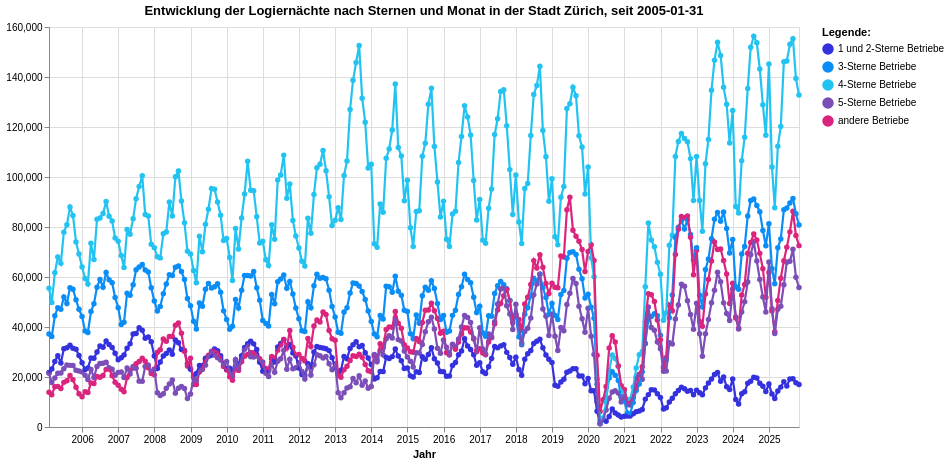

Notebook cell for this chart:
### Markdown cell above
#### Entwicklung der Logiernächte nach Sternen

### Code cell
grafik1 = mypy_dv.plot_altair_multiline_highlight(
    data = data2betested.reset_index().query('Sterne !="Total" and Kennzahl == "Logiernächte"')
    ,x = 'Jahr_Monat_str:T'
    ,y = 'Anzahl:Q'
    ,x_beschriftung = 'Jahr'
    , y_beschriftung = ''
    ,category = "Sterne:N"
    ,category_beschriftung= 'Legende:'
    ,x_sort = None
    ,palette_scheme = None # 'turbo','viridis','category20b','category20c', 'tableau20', 'sinebow', 'rainbow, 'dark2', 'inferno',
    ,custom_palette = zuericolors_qual12
    ,line_width = 1.1 
    ,warning_status = "ignore" #always or ignore
    ,myTitle="Entwicklung der Logiernächte nach Sternen und Monat in der Stadt Zürich, seit "+data_min_date
)
grafik1

### Figure 1 — Vega-Lite specification as saved in the notebook (floating-point values rounded to 4 significant figures; data arrays with more than 128 entries replaced by an {"elided": "..."} marker saying what was removed)
{"config": {"view": {"continuousWidth": 300, "continuousHeight": 300}}, "layer": [{"mark": {"type": "circle"}, "encoding": {"color": {"field": "Sterne", "legend": {"orient": "right", "title": "Legende:"}, "scale": {"range": ["#3431DE", "#0A8DF6", "#23C3F1", "#7B4FB7", "#DB247D", "#FB737E", "#007C78", "#1F9E31", "#99C32E", "#9A5B01", "#FF720C", "#FBB900"]}, "type": "nominal"}, "opacity": {"value": 1.3}, "tooltip": [{"field": "Jahr_Monat_str", "type": "temporal"}, {"field": "Sterne", "type": "nominal"}, {"field": "Anzahl", "type": "quantitative"}], "x": {"axis": {"title": "Jahr"}, "field": "Jahr_Monat_str", "type": "temporal"}, "y": {"axis": {"title": ""}, "field": "Anzahl", "type": "quantitative"}}, "name": "view_9", "title": "Entwicklung der Logiernächte nach Sternen und Monat in der Stadt Zürich, seit 2005-01-31"}, {"mark": {"type": "line"}, "encoding": {"color": {"field": "Sterne", "legend": {"orient": "right", "title": "Legende:"}, "scale": {"range": ["#3431DE", "#0A8DF6", "#23C3F1", "#7B4FB7", "#DB247D", "#FB737E", "#007C78", "#1F9E31", "#99C32E", "#9A5B01", "#FF720C", "#FBB900"]}, "type": "nominal"}, "strokeWidth": {"condition": {"test": {"not": {"param": "param_11"}}, "value": 1.1}, "value": 2.2}, "tooltip": [{"field": "Jahr_Monat_str", "type": "temporal"}, {"field": "Sterne", "type": "nominal"}, {"field": "Anzahl", "type": "quantitative"}], "x": {"axis": {"title": "Jahr"}, "field": "Jahr_Monat_str", "type": "temporal"}, "y": {"axis": {"title": ""}, "field": "Anzahl", "type": "quantitative"}}, "title": "Entwicklung der Logiernächte nach Sternen und Monat in der Stadt Zürich, seit 2005-01-31"}], "data": {"name": "data-541a94d3b5e6f58f234ddbb09de30460"}, "height": 400, "params": [{"name": "param_11", "select": {"type": "point", "fields": ["Sterne:N"], "nearest": true, "on": "pointerover"}, "views": ["view_9"]}], "width": 750, "$schema": "https://vega.github.io/schema/vega-lite/v5.8.0.json", "datasets": {"data-541a94d3b5e6f58f234ddbb09de30460": {"elided": "1250 records"}}}
